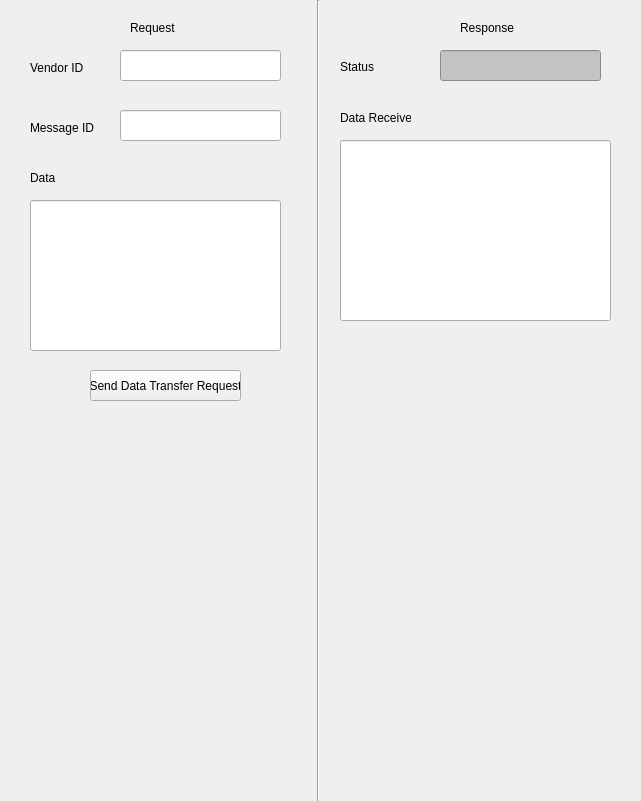
         <widget class="QWidget" name="widget_DataTransfer" native="true">
          <property name="geometry">
           <rect>
            <x>0</x>
            <y>90</y>
            <width>641</width>
            <height>801</height>
           </rect>
          </property>
          <property name="font">
           <font>
            <strikeout>false</strikeout>
           </font>
          </property>
          <property name="focusPolicy">
           <enum>Qt::NoFocus</enum>
          </property>
          <property name="autoFillBackground">
           <bool>true</bool>
          </property>
          <widget class="QLabel" name="label_4">
           <property name="geometry">
            <rect>
             <x>460</x>
             <y>20</y>
             <width>61</width>
             <height>16</height>
            </rect>
           </property>
           <property name="text">
            <string>Response</string>
           </property>
          </widget>
          <widget class="QLabel" name="label_DataReceived_Datatransfer_Response">
           <property name="geometry">
            <rect>
             <x>340</x>
             <y>110</y>
             <width>71</width>
             <height>16</height>
            </rect>
           </property>
           <property name="text">
            <string>Data Received</string>
           </property>
          </widget>
          <widget class="QLabel" name="label_Status_Datatransfer_Response">
           <property name="geometry">
            <rect>
             <x>340</x>
             <y>60</y>
             <width>47</width>
             <height>13</height>
            </rect>
           </property>
           <property name="text">
            <string>Status</string>
           </property>
          </widget>
          <widget class="QLineEdit" name="lineEdit_DataReceived_Datatransfer_Response">
           <property name="geometry">
            <rect>
             <x>340</x>
             <y>140</y>
             <width>271</width>
             <height>181</height>
            </rect>
           </property>
           <property name="readOnly">
            <bool>false</bool>
           </property>
           <property name="cursorMoveStyle">
            <enum>Qt::LogicalMoveStyle</enum>
           </property>
           <property name="clearButtonEnabled">
            <bool>false</bool>
           </property>
          </widget>
          <widget class="Line" name="line_4">
           <property name="geometry">
            <rect>
             <x>310</x>
             <y>0</y>
             <width>16</width>
             <height>801</height>
            </rect>
           </property>
           <property name="orientation">
            <enum>Qt::Vertical</enum>
           </property>
          </widget>
          <widget class="QLabel" name="label_8">
           <property name="geometry">
            <rect>
             <x>130</x>
             <y>20</y>
             <width>61</width>
             <height>16</height>
            </rect>
           </property>
           <property name="text">
            <string>Request</string>
           </property>
          </widget>
          <widget class="QLabel" name="label_Data_Datatransfer_Request">
           <property name="geometry">
            <rect>
             <x>30</x>
             <y>170</y>
             <width>81</width>
             <height>16</height>
            </rect>
           </property>
           <property name="text">
            <string>Data</string>
           </property>
          </widget>
          <widget class="QLineEdit" name="lineEdit_Data_Datatransfer_Request">
           <property name="geometry">
            <rect>
             <x>30</x>
             <y>200</y>
             <width>251</width>
             <height>151</height>
            </rect>
           </property>
           <property name="inputMethodHints">
            <set>Qt::ImhNone</set>
           </property>
           <property name="frame">
            <bool>true</bool>
           </property>
           <property name="alignment">
            <set>Qt::AlignLeading|Qt::AlignLeft|Qt::AlignVCenter</set>
           </property>
           <property name="readOnly">
            <bool>false</bool>
           </property>
          </widget>
          <widget class="QLabel" name="label_vendorID_Datatransfer_Request">
           <property name="geometry">
            <rect>
             <x>30</x>
             <y>60</y>
             <width>81</width>
             <height>16</height>
            </rect>
           </property>
           <property name="text">
            <string>Vendor ID</string>
           </property>
          </widget>
          <widget class="QLineEdit" name="lineEdit_vendorID_Datatransfer_Request">
           <property name="geometry">
            <rect>
             <x>120</x>
             <y>50</y>
             <width>161</width>
             <height>31</height>
            </rect>
           </property>
          </widget>
          <widget class="QLabel" name="label_MessageID_Datatransfer_Request">
           <property name="geometry">
            <rect>
             <x>30</x>
             <y>120</y>
             <width>81</width>
             <height>16</height>
            </rect>
           </property>
           <property name="text">
            <string>Message ID</string>
           </property>
          </widget>
          <widget class="QLineEdit" name="lineEdit_MessageID2_Datatransfer_Request">
           <property name="geometry">
            <rect>
             <x>120</x>
             <y>110</y>
             <width>161</width>
             <height>31</height>
            </rect>
           </property>
          </widget>
          <widget class="QPushButton" name="pushButton_Send_Data_transfer_req">
           <property name="geometry">
            <rect>
             <x>90</x>
             <y>370</y>
             <width>151</width>
             <height>31</height>
            </rect>
           </property>
           <property name="text">
            <string>Send Data Transfer Request</string>
           </property>
          </widget>
          <widget class="QLineEdit" name="lineEdit_Status_Datatransfer_Response">
           <property name="geometry">
            <rect>
             <x>440</x>
             <y>50</y>
             <width>161</width>
             <height>31</height>
            </rect>
           </property>
           <property name="styleSheet">
            <string notr="true">background:rgb(195,195,195)</string>
           </property>
           <property name="readOnly">
            <bool>true</bool>
           </property>
          </widget>
         </widget>
